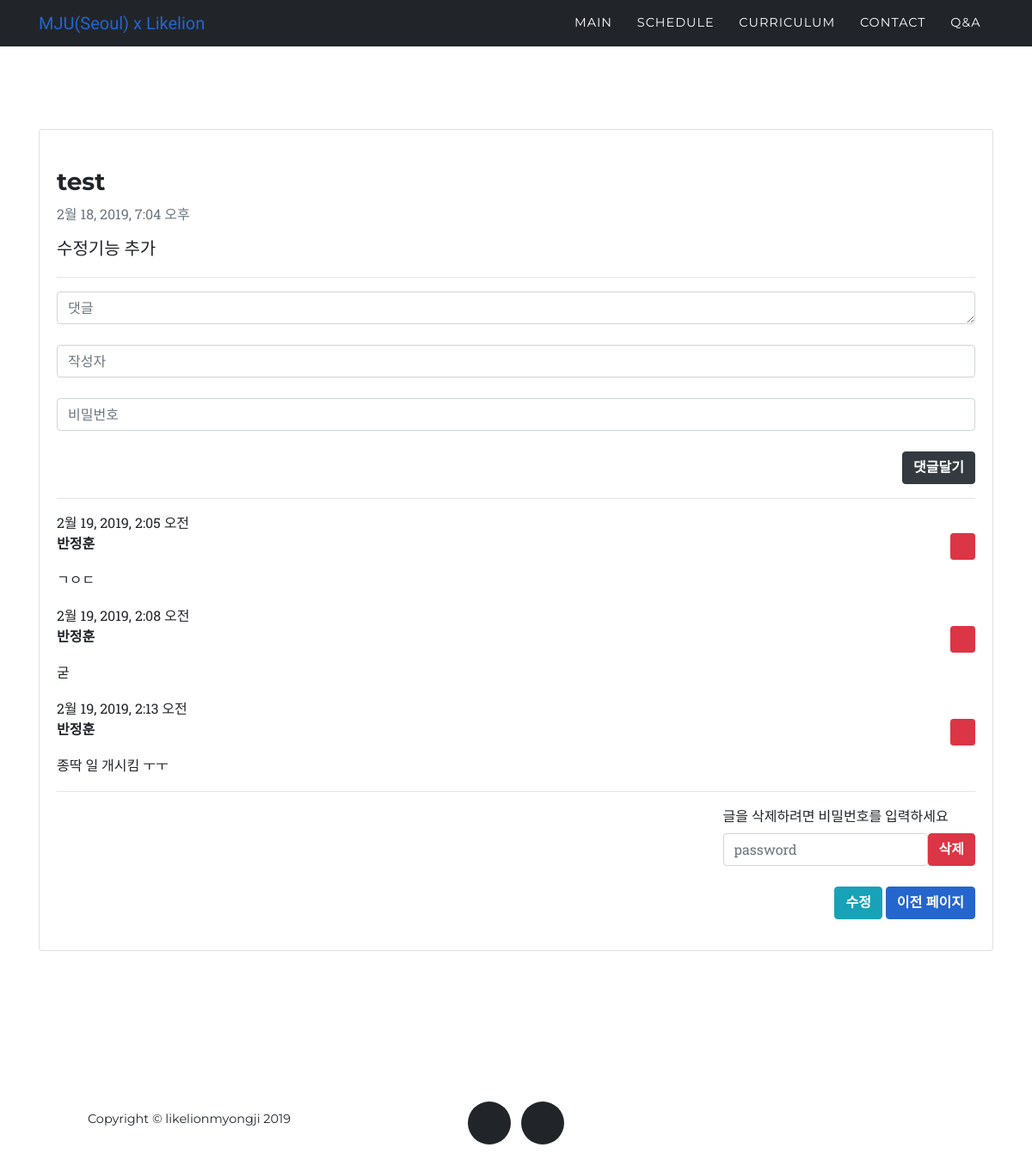
Before: /question/15/ with the older database file.
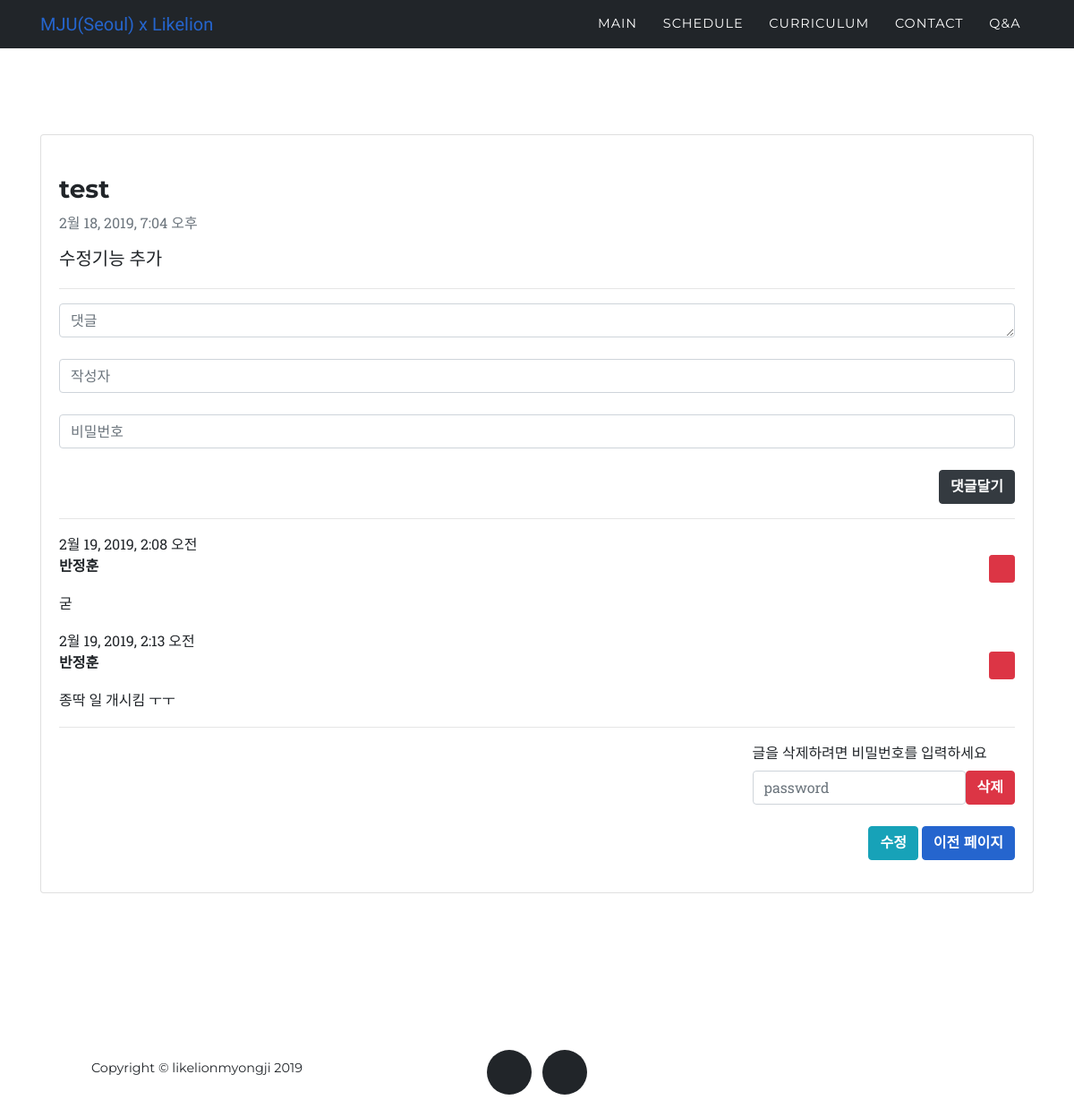
After: the same page with the newer database file.
### question/models.py (models this page shows, shortened)
class Comment(models.Model): #댓글 모델
    question = models.ForeignKey(Question, on_delete=models.CASCADE, related_name='comments')
    pub_date = models.DateTimeField('date published')
    content = models.TextField()
    writer = models.CharField(max_length=10)
    password = models.CharField(max_length=50)

### question/views.py (the view)
# urls.py: path('question/<int:question_id>/', question.views.question_detail, name='question_detail'),
def question_detail(request, question_id):
    detail = get_object_or_404(Question, pk=question_id)
    return render(request, 'question_detail.html', {'detail':detail})

### question/templates/question_detail.html (shortened to what this page needs)
{% extends 'question_base.html' %}
{% block content %}
<section>
    <div class="container">
      <div class="card">
        <div class="card-body">
          <br>
          <h3 class="card-title">{{detail.title}}</h3>
          <p class="card-subtitle mb-2 text-muted">{{detail.pub_date}}</p>
          <p class="lead"> {{detail.body}}</p>
          <hr>
          <form method ="POST" action ="{% url 'comment' detail.id %}" class="text-right">
              <textarea class="form-control" name="content" rows="1" cols="30" placeholder="댓글"></textarea>
              <br>
              <input class="form-control" type="text" placeholder="작성자" name="writer">
              <br>
              <input class="form-control" type="text" placeholder="비밀번호" name="password">
              <br>
              <input class="btn btn-dark" type="submit" value="댓글달기">
          </form>
          <hr>
          {% for comment in detail.comments.all %}
            <div class="comment">
              <div class="date">{{ comment.pub_date }}</div>
                <a class="btn btn-danger btn-sm float-right" href="{% url 'comment_delete' detail.id comment.id %}">
                  <i class="fas fa-trash-alt"></i>
                </a>
                <strong>{{ comment.writer }}</strong>
                <p>{{ comment.content|linebreaks }}</p>
              </div>
          {% empty %}
            <p>No comments here yet :(</p>
          {% endfor %}
          <hr>
          <div class="float-right">
            <label>글을 삭제하려면 비밀번호를 입력하세요</label>
            <form action="{%url 'question_delete' detail.id%}" method="POST" class="form-inline">
              <div class="col-xs-2">
                <input type="password" class="form-control" name="password" placeholder="password">
              </div>
              <input type="submit" class="btn btn-danger" value="삭제">
            </form>
            <br>
            <p class="text-right">
              <a class="btn btn-info" href="{%url 'question_edit' detail.id%}" role="button">수정</a>
              <a class="btn btn-primary" href="{%url 'question_list'%}" role="button">이전 페이지</a>
            </p>
          </div>
        </div>
      </div>
    </div>
</section>
{% endblock %}

Changed rows visible on the page:
removed Comment: pub_date "2월 19, 2019, 2:05 오전", writer "반정훈", content "ㄱㅇㄷ"
